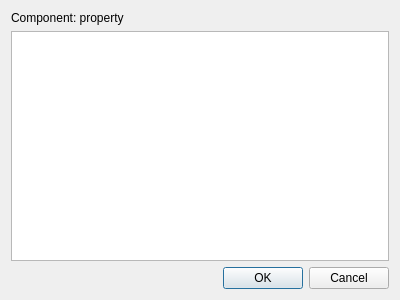
<?xml version="1.0" encoding="UTF-8"?>
<ui version="4.0">
 <class>UMatrixFormDialog</class>
 <widget class="QDialog" name="UMatrixFormDialog">
  <property name="geometry">
   <rect>
    <x>0</x>
    <y>0</y>
    <width>400</width>
    <height>300</height>
   </rect>
  </property>
  <property name="windowTitle">
   <string>Dialog</string>
  </property>
  <layout class="QVBoxLayout" name="verticalLayout">
   <item>
    <widget class="QLabel" name="label">
     <property name="text">
      <string>Component: property</string>
     </property>
    </widget>
   </item>
   <item>
    <widget class="QTableWidget" name="tableWidget"/>
   </item>
   <item>
    <widget class="QDialogButtonBox" name="buttonBox">
     <property name="orientation">
      <enum>Qt::Horizontal</enum>
     </property>
     <property name="standardButtons">
      <set>QDialogButtonBox::Cancel|QDialogButtonBox::Ok</set>
     </property>
    </widget>
   </item>
  </layout>
 </widget>
 <resources/>
 <connections>
  <connection>
   <sender>buttonBox</sender>
   <signal>accepted()</signal>
   <receiver>UMatrixFormDialog</receiver>
   <slot>accept()</slot>
   <hints>
    <hint type="sourcelabel">
     <x>248</x>
     <y>254</y>
    </hint>
    <hint type="destinationlabel">
     <x>157</x>
     <y>274</y>
    </hint>
   </hints>
  </connection>
  <connection>
   <sender>buttonBox</sender>
   <signal>rejected()</signal>
   <receiver>UMatrixFormDialog</receiver>
   <slot>reject()</slot>
   <hints>
    <hint type="sourcelabel">
     <x>316</x>
     <y>260</y>
    </hint>
    <hint type="destinationlabel">
     <x>286</x>
     <y>274</y>
    </hint>
   </hints>
  </connection>
 </connections>
</ui>
